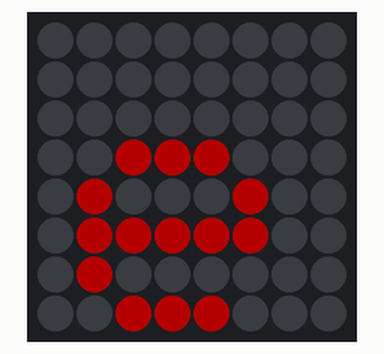
Recording of a program running on a simulated Raspberry Pi (BCM pin numbers) with a Sense HAT. Shown: the Sense HAT's 8×8 RGB LED matrix. Dim RGB values are drawn brighter than linear; random numbers come from a fixed seed. At 2.0 s the program stops and its outputs stay as they are.

Above: at 0.1 s.

The program:

1_displaying_text.py
```python
#VNC viewer
#code: (displaying text)

from sense_hat import SenseHat  #importing SenseHat
from time import sleep
from random import randint

sense = SenseHat()     #initializing SenseHat
r = randint(0,255)
sense.show_letter("e", (r,0,0))  #Displaying letter e on LED matrix
sleep(1)
r = randint(0,255)
sense.show_letter("d", (0,0,r))
sleep(1)
sense.clear()     #Clearing SenseHat LED Matrix
```
